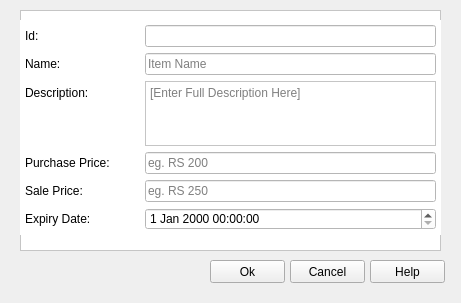
<?xml version="1.0" encoding="UTF-8"?>
<ui version="4.0">
 <class>newItem</class>
 <widget class="QMainWindow" name="newItem">
  <property name="geometry">
   <rect>
    <x>0</x>
    <y>0</y>
    <width>461</width>
    <height>303</height>
   </rect>
  </property>
  <property name="windowTitle">
   <string>Add New Item</string>
  </property>
  <widget class="QWidget" name="centralwidget">
   <widget class="QFrame" name="frame">
    <property name="geometry">
     <rect>
      <x>20</x>
      <y>10</y>
      <width>421</width>
      <height>241</height>
     </rect>
    </property>
    <property name="styleSheet">
     <string notr="true">background-color: rgb(255, 255, 255);</string>
    </property>
    <property name="frameShape">
     <enum>QFrame::StyledPanel</enum>
    </property>
    <property name="frameShadow">
     <enum>QFrame::Raised</enum>
    </property>
    <widget class="QWidget" name="formLayoutWidget">
     <property name="geometry">
      <rect>
       <x>0</x>
       <y>10</y>
       <width>421</width>
       <height>215</height>
      </rect>
     </property>
     <layout class="QFormLayout" name="formLayout">
      <property name="horizontalSpacing">
       <number>35</number>
      </property>
      <property name="leftMargin">
       <number>5</number>
      </property>
      <property name="topMargin">
       <number>5</number>
      </property>
      <property name="rightMargin">
       <number>5</number>
      </property>
      <property name="bottomMargin">
       <number>5</number>
      </property>
      <item row="1" column="0">
       <widget class="QLabel" name="label">
        <property name="text">
         <string>Name:</string>
        </property>
       </widget>
      </item>
      <item row="2" column="0">
       <widget class="QLabel" name="label_2">
        <property name="text">
         <string>Description:</string>
        </property>
       </widget>
      </item>
      <item row="3" column="0">
       <widget class="QLabel" name="label_3">
        <property name="text">
         <string>Purchase Price:</string>
        </property>
       </widget>
      </item>
      <item row="4" column="0">
       <widget class="QLabel" name="label_4">
        <property name="text">
         <string>Sale Price:</string>
        </property>
       </widget>
      </item>
      <item row="1" column="1">
       <widget class="QLineEdit" name="nameInput">
        <property name="placeholderText">
         <string>Item Name</string>
        </property>
       </widget>
      </item>
      <item row="3" column="1">
       <widget class="QLineEdit" name="purcahsePriceInput">
        <property name="placeholderText">
         <string>eg. RS 200</string>
        </property>
       </widget>
      </item>
      <item row="4" column="1">
       <widget class="QLineEdit" name="salePriceInput">
        <property name="placeholderText">
         <string>eg. RS 250</string>
        </property>
       </widget>
      </item>
      <item row="0" column="0">
       <widget class="QLabel" name="label_5">
        <property name="text">
         <string>Id:</string>
        </property>
       </widget>
      </item>
      <item row="0" column="1">
       <widget class="QLineEdit" name="idInput">
        <property name="toolTip">
         <string>&lt;html&gt;&lt;head/&gt;&lt;body&gt;&lt;p&gt;ID Autogenerated&lt;/p&gt;&lt;/body&gt;&lt;/html&gt;</string>
        </property>
        <property name="placeholderText">
         <string/>
        </property>
       </widget>
      </item>
      <item row="6" column="0">
       <widget class="QLabel" name="label_6">
        <property name="text">
         <string>Expiry Date:</string>
        </property>
       </widget>
      </item>
      <item row="2" column="1">
       <widget class="QTextEdit" name="descInput">
        <property name="placeholderText">
         <string>[Enter Full Description Here]</string>
        </property>
       </widget>
      </item>
      <item row="6" column="1">
       <widget class="QDateTimeEdit" name="expiryDateTimeEdit">
        <property name="toolTip">
         <string>&lt;html&gt;&lt;head/&gt;&lt;body&gt;&lt;p&gt;For notification if stock still available 1 month prior to expiry&lt;/p&gt;&lt;/body&gt;&lt;/html&gt;</string>
        </property>
       </widget>
      </item>
     </layout>
    </widget>
   </widget>
   <widget class="QPushButton" name="cancelButton">
    <property name="geometry">
     <rect>
      <x>290</x>
      <y>260</y>
      <width>75</width>
      <height>23</height>
     </rect>
    </property>
    <property name="text">
     <string>Cancel</string>
    </property>
   </widget>
   <widget class="QPushButton" name="helpButton">
    <property name="geometry">
     <rect>
      <x>370</x>
      <y>260</y>
      <width>75</width>
      <height>23</height>
     </rect>
    </property>
    <property name="text">
     <string>Help</string>
    </property>
   </widget>
   <widget class="QPushButton" name="okButton">
    <property name="geometry">
     <rect>
      <x>210</x>
      <y>260</y>
      <width>75</width>
      <height>23</height>
     </rect>
    </property>
    <property name="text">
     <string>Ok</string>
    </property>
   </widget>
  </widget>
 </widget>
 <resources/>
 <connections/>
</ui>
